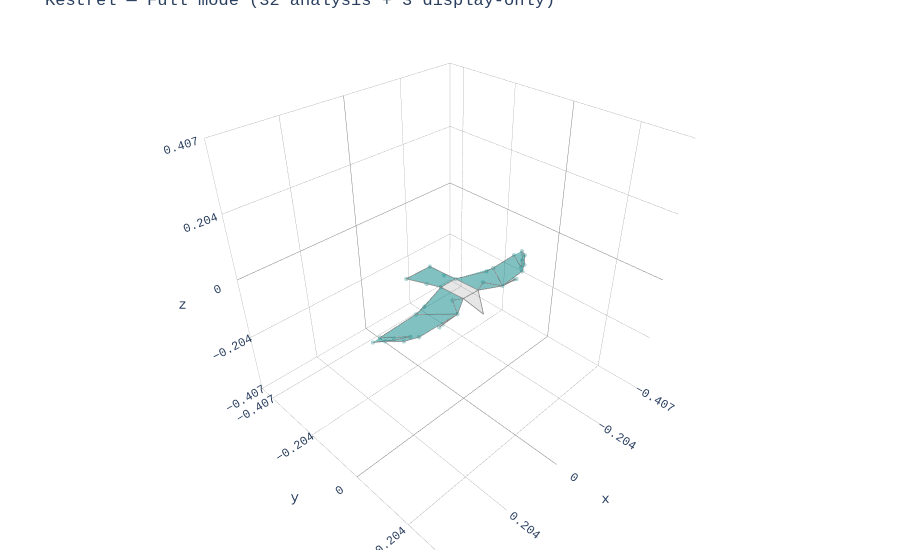

The notebook cell saved with this chart:
### Markdown cell above
## 1. Full Mode — Lab Code Column Mapping

The kestrel CSV uses short lab codes (`r_p1_3`, `l_sh`, `h1`). The YAML config maps these to readable canonical names automatically.

### Code cell
kestrel = Animal3D("kestrel", data="../data/mean_kestrel_shape.csv")

print(f"Total markers: {kestrel.skeleton.n_markers}")
print(f"Analysis markers: {len(kestrel.analysis_indices)}")
print(f"Display-only: {kestrel.skeleton.display_only_markers}")
print(f"\nBody sections: {list(kestrel.polygons.keys())}")

# Show some column mapping examples
print("\nColumn mapping (canonical -> CSV lab code):")
for canonical, lab_code in list(kestrel.skeleton.column_mapping.items())[:8]:
    print(f"  {canonical:30s} <- {lab_code}")

fig = plot_plotly(kestrel, colour="teal")
fig.update_layout(title="Kestrel — Full mode (32 analysis + 3 display-only)")
fig.show()

### Figure 1 — Plotly figure (JSON) as saved in the notebook; plotly's stock layout.template omitted (floating-point values rounded to 4 significant figures)
{"data": [{"color": "grey", "hoverinfo": "none", "opacity": 0.2, "type": "mesh3d", "x": [0.02537, 0.005153, -0.03081], "y": [0.01639, 0.07145, 0.01753], "z": [-0.00968, -0.04264, -0.01095]}, {"hoverinfo": "name", "line": {"color": "grey", "width": 1.5}, "mode": "lines", "name": "head grey", "type": "scatter3d", "x": [0.02537, 0.005153, -0.03081, 0.02537], "y": [0.01639, 0.07145, 0.01753, 0.01639], "z": [-0.00968, -0.04264, -0.01095, -0.00968]}, {"color": "grey", "hoverinfo": "none", "opacity": 0.2, "type": "mesh3d", "x": [0.02537, -0.03081, -0.02593, 0.02789], "y": [0.01639, 0.01753, -0.06316, -0.06511], "z": [-0.00968, -0.01095, -0.01161, -0.01327]}, {"hoverinfo": "name", "line": {"color": "grey", "width": 1.5}, "mode": "lines", "name": "body grey", "type": "scatter3d", "x": [0.02537, -0.03081, -0.02593, 0.02789, 0.02537], "y": [0.01639, 0.01753, -0.06316, -0.06511, 0.01639], "z": [-0.00968, -0.01095, -0.01161, -0.01327, -0.00968]}, {"color": "teal", "hoverinfo": "none", "opacity": 0.5, "type": "mesh3d", "x": [0.02789, -0.02593, -0.04566, 0.04471], "y": [-0.06511, -0.06316, -0.1863, -0.1879], "z": [-0.01327, -0.01161, -0.03897, -0.03829]}, {"hoverinfo": "name", "line": {"color": "grey", "width": 1.5}, "mode": "lines", "name": "tail teal", "type": "scatter3d", "x": [0.02789, -0.02593, -0.04566, 0.04471, 0.02789], "y": [-0.06511, -0.06316, -0.1863, -0.1879, -0.06511], "z": [-0.01327, -0.01161, -0.03897, -0.03829, -0.01327]}, {"color": "teal", "hoverinfo": "none", "opacity": 0.5, "type": "mesh3d", "x": [0.02537, 0.05318, 0.0847, 0.1473, 0.1111, 0.02789, 0.02537, 0.0847], "y": [0.01639, 0.003957, 0.05333, -0.03586, -0.04254, -0.06511, 0.01639, 0.05333], "z": [-0.00968, -0.007057, -0.007999, -0.02397, -0.02185, -0.01327, -0.00968, -0.007999]}, {"hoverinfo": "name", "line": {"color": "grey", "width": 1.5}, "mode": "lines", "name": "right_armwing teal", "type": "scatter3d", "x": [0.02537, 0.05318, 0.0847, 0.1473, 0.1111, 0.02789, 0.02537, 0.0847, 0.02537], "y": [0.01639, 0.003957, 0.05333, -0.03586, -0.04254, -0.06511, 0.01639, 0.05333, 0.01639], "z": [-0.00968, -0.007057, -0.007999, -0.02397, -0.02185, -0.01327, -0.00968, -0.007999, -0.00968]}, {"color": "teal", "hoverinfo": "none", "opacity": 0.5, "type": "mesh3d", "x": [-0.03081, -0.06293, -0.09175, -0.1574, -0.1295, -0.02593, -0.03081, -0.09175], "y": [0.01753, 0.005344, 0.05046, -0.04146, -0.04171, -0.06316, 0.01753, 0.05046], "z": [-0.01095, -0.007346, -0.01114, -0.02823, -0.02665, -0.01161, -0.01095, -0.01114]}, {"hoverinfo": "name", "line": {"color": "grey", "width": 1.5}, "mode": "lines", "name": "left_armwing teal", "type": "scatter3d", "x": [-0.03081, -0.06293, -0.09175, -0.1574, -0.1295, -0.02593, -0.03081, -0.09175, -0.03081], "y": [0.01753, 0.005344, 0.05046, -0.04146, -0.04171, -0.06316, 0.01753, 0.05046, 0.01753], "z": [-0.01095, -0.007346, -0.01114, -0.02823, -0.02665, -0.01161, -0.01095, -0.01114, -0.01095]}, {"color": "teal", "hoverinfo": "none", "opacity": 0.5, "type": "mesh3d", "x": [-0.09175, -0.2051, -0.2381, -0.2723, -0.2901, -0.2512, -0.2177, -0.2646, -0.1574], "y": [0.05046, 0.02659, 0.006894, -0.01977, -0.04537, -0.01166, 0.01151, -0.05406, -0.04146], "z": [-0.01114, -0.02949, -0.0324, -0.02784, -0.03322, -0.03238, -0.02886, -0.03981, -0.02823]}, {"hoverinfo": "name", "line": {"color": "grey", "width": 1.5}, "mode": "lines", "name": "left_handwing teal", "type": "scatter3d", "x": [-0.09175, -0.2051, -0.2381, -0.2723, -0.2901, -0.2512, -0.2177, -0.2646, -0.1574, -0.09175], "y": [0.05046, 0.02659, 0.006894, -0.01977, -0.04537, -0.01166, 0.01151, -0.05406, -0.04146, 0.05046], "z": [-0.01114, -0.02949, -0.0324, -0.02784, -0.03322, -0.03238, -0.02886, -0.03981, -0.02823, -0.01114]}, {"color": "teal", "hoverinfo": "none", "opacity": 0.5, "type": "mesh3d", "x": [0.0847, 0.2009, 0.2362, 0.2735, 0.2918, 0.2497, 0.2151, 0.2622, 0.1473], "y": [0.05333, 0.03488, 0.01727, -0.008436, -0.03405, -0.003566, 0.01857, -0.04309, -0.03586], "z": [-0.007999, -0.0258, -0.02881, -0.02193, -0.02957, -0.02906, -0.02567, -0.03714, -0.02397]}, {"hoverinfo": "name", "line": {"color": "grey", "width": 1.5}, "mode": "lines", "name": "right_handwing teal", "type": "scatter3d", "x": [0.0847, 0.2009, 0.2362, 0.2735, 0.2918, 0.2497, 0.2151, 0.2622, 0.1473, 0.0847], "y": [0.05333, 0.03488, 0.01727, -0.008436, -0.03405, -0.003566, 0.01857, -0.04309, -0.03586, 0.05333], "z": [-0.007999, -0.0258, -0.02881, -0.02193, -0.02957, -0.02906, -0.02567, -0.03714, -0.02397, -0.007999]}, {"color": "teal", "hoverinfo": "none", "opacity": 0.5, "type": "mesh3d", "x": [-0.09175, -0.155, -0.1438], "y": [0.05046, 0.0475, 0.04633], "z": [-0.01114, -0.02125, -0.01806]}, {"hoverinfo": "name", "line": {"color": "grey", "width": 1.5}, "mode": "lines", "name": "left_alula teal", "type": "scatter3d", "x": [-0.09175, -0.155, -0.1438, -0.09175], "y": [0.05046, 0.0475, 0.04633, 0.05046], "z": [-0.01114, -0.02125, -0.01806, -0.01114]}, {"color": "teal", "hoverinfo": "none", "opacity": 0.5, "type": "mesh3d", "x": [0.0847, 0.1483, 0.1375], "y": [0.05333, 0.05221, 0.05256], "z": [-0.007999, -0.0148, -0.01207]}, {"hoverinfo": "name", "line": {"color": "grey", "width": 1.5}, "mode": "lines", "name": "right_alula teal", "type": "scatter3d", "x": [0.0847, 0.1483, 0.1375, 0.0847], "y": [0.05333, 0.05221, 0.05256, 0.05333], "z": [-0.007999, -0.0148, -0.01207, -0.007999]}, {"hoverinfo": "none", "marker": {"color": "teal", "opacity": 0.3, "size": 2.5}, "mode": "markers", "type": "scatter3d", "x": [-0.2723, 0.2735, -0.2381, 0.2362, -0.2051, 0.2009, -0.2901, 0.2918, -0.2512, 0.2497, -0.2177, 0.2151, -0.2646, 0.2622, -0.1574, 0.1473, -0.155, 0.1483, -0.1438, 0.1375, -0.06293, 0.05318, -0.09175, 0.0847, -0.1295, 0.1111, -0.02593, 0.02789, -0.03373, 0.02979, -0.04566, 0.04471], "y": [-0.01977, -0.008436, 0.006894, 0.01727, 0.02659, 0.03488, -0.04537, -0.03405, -0.01166, -0.003566, 0.01151, 0.01857, -0.05406, -0.04309, -0.04146, -0.03586, 0.0475, 0.05221, 0.04633, 0.05256, 0.005344, 0.003957, 0.05046, 0.05333, -0.04171, -0.04254, -0.06316, -0.06511, -0.116, -0.1194, -0.1863, -0.1879], "z": [-0.02784, -0.02193, -0.0324, -0.02881, -0.02949, -0.0258, -0.03322, -0.02957, -0.03238, -0.02906, -0.02886, -0.02567, -0.03981, -0.03714, -0.02823, -0.02397, -0.02125, -0.0148, -0.01806, -0.01207, -0.007346, -0.007057, -0.01114, -0.007999, -0.02665, -0.02185, -0.01161, -0.01327, -0.02955, -0.02954, -0.03897, -0.03829]}], "layout": {"font": {"family": "Andale Mono, Courier New, sans-serif"}, "margin": {"b": 10, "l": 10, "r": 10, "t": 10}, "scene": {"aspectmode": "cube", "aspectratio": {"x": 1, "y": 1, "z": 1}, "xaxis": {"backgroundcolor": "white", "dtick": 0.2037, "gridcolor": "grey", "gridwidth": 0.5, "range": [-0.4074, 0.4074], "showbackground": true, "zerolinecolor": "grey"}, "yaxis": {"backgroundcolor": "white", "dtick": 0.2037, "gridcolor": "grey", "gridwidth": 0.5, "range": [-0.4656, 0.3492], "showbackground": true, "zerolinecolor": "grey"}, "zaxis": {"backgroundcolor": "white", "dtick": 0.2037, "gridcolor": "grey", "gridwidth": 0.5, "range": [-0.4074, 0.4074], "showbackground": true, "zerolinecolor": "grey"}}, "showlegend": false, "title": {"text": "Kestrel — Full mode (32 analysis + 3 display-only)"}}}
